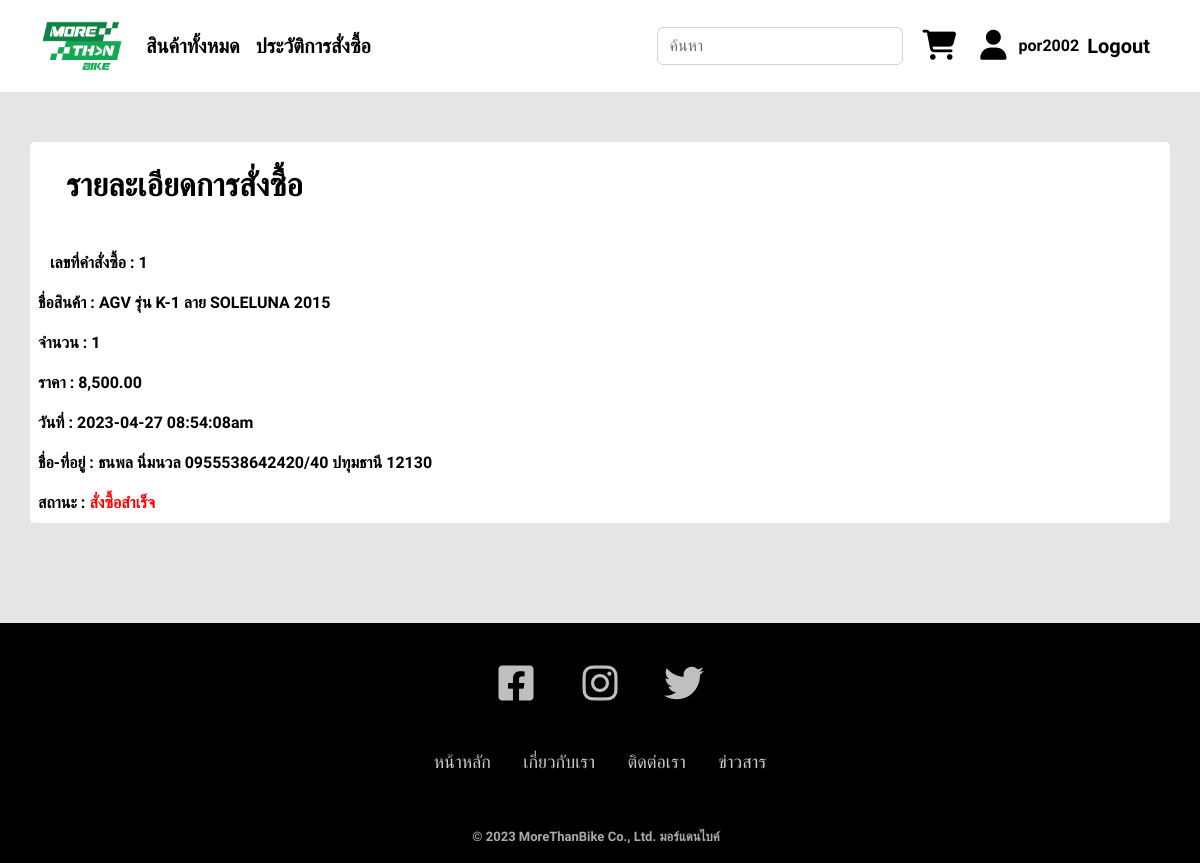
Before: /salecheck.php?idg=1 (signed in) with the older database file.
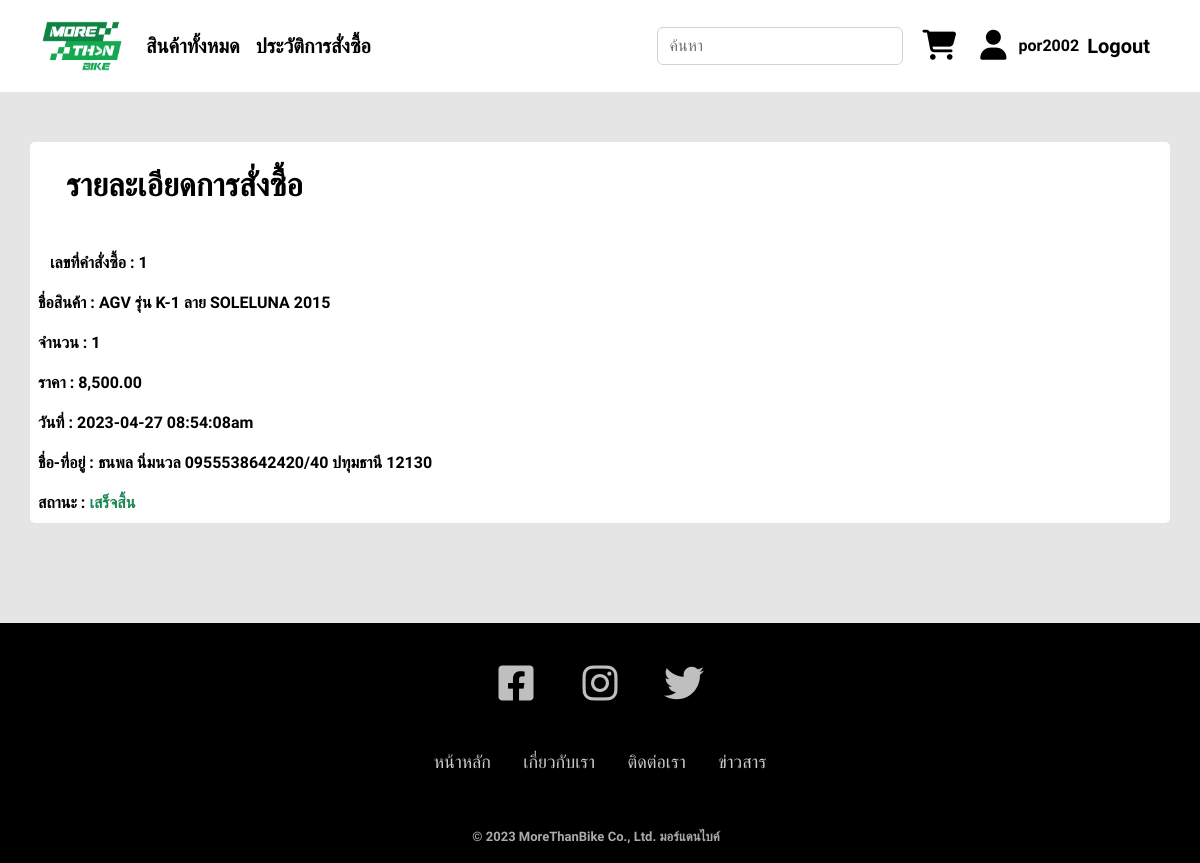
After: the same page with the newer database file.
### tables this page shows
CREATE TABLE "customerorder_product" (
	"copid"	INTEGER,
	"ProdID"	INTEGER,
	"quantity"	INTEGER,
	PRIMARY KEY("copid","ProdID")
);

CREATE TABLE "product" (
	"proid"	INTEGER,
	"name"	TEXT,
	"desc"	TEXT,
	"brand"	TEXT,
	"quantity"	INTEGER,
	"price"	REAL,
	"pic1"	TEXT,
	"pic2"	TEXT,
	"pic3"	TEXT,
	"pic4"	TEXT,
	PRIMARY KEY("proid")
);

CREATE TABLE "customerorder" (
	"coid"	INTEGER,
	"id"	INTEGER,
	"date"	TEXT,
	"namephone"	TEXT,
	"address"	TEXT,
	"status"	TEXT,
	PRIMARY KEY("coid")
);

### salecheck.php (the view, shortened to what this page needs)
<?php
require_once('components.php');
include('server.php');
?>
<html lang="en">
<head>
    <link href="https://cdn.jsdelivr.net/npm/bootstrap@5.2.2/dist/css/bootstrap.min.css" rel="stylesheet">
    <link rel="stylesheet" href="https://cdnjs.cloudflare.com/ajax/libs/font-awesome/6.2.0/css/all.min.css">
    <link rel="stylesheet" href="style/navbar.css">
    <link rel="stylesheet" href="style/footer.css">
    <link rel="stylesheet" href="style/lodraka.css">
</head>
<body>
    <?php navhead(); ?>
    <div class="container" style="background-color: white; border-radius: 5px; margin-bottom: 20px; margin-top: 50px;" id="con1">
        <div class="one">
            <h2 class="fw-bold p-4 text-black">รายละเอียดการสั่งซื้อ</h2>
            <?php
            if(isset($_GET['idg'])){
                $cate = $_GET['idg'];
                $sql11 = "SELECT * FROM customerorder";
                $ret11 = $db->query($sql11);
                $row11 = $ret11->fetchArray(SQLITE3_ASSOC);
                    $sql12 = "SELECT * FROM customerorder_product where copid = ".($cate)." ";
                    $ret12 = $db->query($sql12);
                    while($row12 = $ret12->fetchArray(SQLITE3_ASSOC)){
                        $sql13 = "SELECT * FROM product where proid = ".($row12['ProdID'])."";
                        $ret13 = $db->query($sql13);
                        echo '<p class="p-2 mb-0">เลขที่คำสั่งซื้อ : '.$cate.'</p>';
                        while($row13 = $ret13->fetchArray(SQLITE3_ASSOC)){
                            $orpirce = (int)$row13['price'];
                            $orqty = (int)$row12['quantity'];
                            echo '
                            <div class="row">
                                <p class="p-2 mb-0">ชื่อสินค้า : '.$row13['name'].'</p>
                                <p class="p-2 mb-0">จำนวน : '.$row12['quantity'].'</p>
                                <p class="p-2 mb-0">ราคา : '.number_format($orpirce * $orqty, 2).'</p>
                                <p class="p-2 mb-0">วันที่ : '.$row11['date'].'</p>
                                <p class="p-2 mb-0">ชื่อ-ที่อยู่ : '.$row11['namephone'].$row11['address'].'</p>
                                <p class="p-2 mb-0">สถานะ : <span class="status '.$row11['status'].'"> '.$row11['status'].' </span> </p>
                            </div>';
                        }
                    }
            }
            ?>
        </div>
    </div>
    <?php footer(); ?>
</body>
</html>

### components.php (shortened to what this page needs)
<?php
    function navhead(){
        if (isset($_SESSION['username'])) {
          $navh = '<nav class="navbar sticky-top bg-white">
          <div class="container">
              <nav class="navbar navbar-expand">
                  <a class="navbar-brand" href="index.php">
                      <img src="picture/logo.png" width="80" height="50">
                  </a>
                  <div class="collapse navbar-collapse">
                      <div class="navbar-nav">
                          <a class="nav-link" href="category.php?cat=all">สินค้าทั้งหมด</a>
                          <a class="nav-link" href="order.php">ประวัติการสั่งซื้อ</a>
                      </div>
                  </div>
              </nav>
              <nav class="navbar navbar-expand-right">
                  <form class="d-flex m-0" role="search" action="category.php" method="GET">
                      <input class="form-control me-2" type="search" placeholder="ค้นหา" aria-label="Search" id="boxsearch">
                  </form>
                  <button class="navbar-toggler" href="cart.php" type="button" data-bs-toggle="offcanvas" data-bs-target="#offcanvasNavbar" aria-controls="offcanvasNavbar">
                      <a href="cart.php"><i class="fa-solid fa-cart-shopping fa-xl"></i></a>
                  </button>
                  <button class="navbar-toggler" type="button" data-bs-toggle="offcanvas" data-bs-target="#offcanvasNavbar" aria-controls="offcanvasNavbar">
                      <a href="account.php"><i class="fa-solid fa-user fa-xl"></i></a>
                  </button>
                  <p class="text-black"> '.$_SESSION['username'].' </p> <a href="index.php?logout="1"" class="nav-link">Logout</a></p>
              </nav>
          </div>
      </nav>';
        }else {    $navh = '<nav class="navbar sticky-top bg-white">
            <div class="container">
                <nav class="navbar navbar-expand">
                    <a class="navbar-brand" href="index.php">
                        <img src="picture/logo.png" width="80" height="50">
                    </a>
                    <div class="collapse navbar-collapse">
                        <div class="navbar-nav">
                            <a class="nav-link" href="category.php?cat=all">สินค้าทั้งหมด</a>
                            <a class="nav-link" href="order.php">ประวัติการสั่งซื้อ</a>
                        </div>
                    </div>
                </nav>
                <nav class="navbar navbar-expand-right">
                    <form class="d-flex m-0" role="search" action="category.php" method="GET">
                        <input class="form-control me-2" type="text" name="search" placeholder="ค้นหา" aria-label="Search" id="boxsearch">
                    </form>
                    <button class="navbar-toggler" href="cart.php" type="button" data-bs-toggle="offcanvas" data-bs-target="#offcanvasNavbar" aria-controls="offcanvasNavbar">
                        <a href="cart.php"><i class="fa-solid fa-cart-shopping fa-xl"></i></a>
                    </button>
                    <button class="navbar-toggler" type="button" data-bs-toggle="offcanvas" data-bs-target="#offcanvasNavbar" aria-controls="offcanvasNavbar">
                        <a href="account.php"><i class="fa-solid fa-user fa-xl"></i></a>
                    </button>
                </nav>
            </div>
        </nav>';
        }
        echo $navh;
    }
    function footer() {
        $footer = '<div class="footer-basic pb-0">
        <footer>
            <div class="social">
                <a href="https://www.facebook.com/ITLadkrabang"><i class="fa-brands fa-square-facebook"></i></a>
                <a href="https://www.instagram.com/itladkrabang/"><i class="fa-brands fa-instagram"></i></a>
                <a href="https://www.youtube.com/watch?v=dQw4w9WgXcQ"><i class="fa-brands fa-twitter"></i></a>
            </div>
            <ul class="list-inline">
                <li class="list-inline-item"><a href="#">หน้าหลัก</a></li>
                <li class="list-inline-item"><a href="#">เกี่ยวกับเรา</a></li>
                <li class="list-inline-item"><a href="#">ติดต่อเรา</a></li>
                <li class="list-inline-item"><a href="#">ข่าวสาร</a></li>
            </ul>
            <p class="copyright mb-0 pb-3">© 2023 MoreThanBike Co., Ltd. มอร์แดนไบค์</p>
        </footer>
    </div>';
        echo $footer;
    }
?>

### style/navbar.css (style rules this page uses)
.nav-link { font-size: 20px; color: black; font-weight: 600; }
.fa-solid { color: black; }
.navbar-toggler { border: none; color: white; }
p { font-size: 16px; color: black; font-weight: 600; margin-top: 15px; margin-right: 8px; }

### style/footer.css (style rules this page uses)
.footer-basic { padding:40px 0; background-color:black; color:white; display: block; }
.footer-basic ul { padding:0; list-style:none; text-align:center; font-size:18px; line-height:1.6; margin-bottom:0; }
.footer-basic li { padding:0 10px; }
.footer-basic ul a { color:inherit; text-decoration:none; opacity:0.8; }
.footer-basic .social { text-align:center; padding-bottom:25px; }
.footer-basic .social > a { font-size:40px; width:40px; height:40px; line-height:40px; display:inline-block; text-align:center; border-radius:50%; margin:0 20px ; color:inherit; opacity:0.75; margin-bottom: 50px; color: white; }
.footer-basic .copyright { margin-top:50px; text-align:center; font-size:13px; color:#aaa; }
.list-inline { margin-top: -30; }
ul li a::after { content: ''; width: 0; height: 3px; background: #dc3760; position: absolute; left: 0; bottom: -6px; transition: 0.5s; }

### style/lodraka.css (style rules this page uses)
.one { border: 5px white; background-color: white; margin-top: 3px; margin-bottom: 100px; }

### salecheck.php (style rules this page uses)
body { background-color: #e5e5e5; font-family: 'Kanit', sans-serif; }
.status.เสร็จสิ้น { color: #198754; }
.status.สั่งซื้อสำเร็จ { color: red; }

Changed rows visible on the page:
changed customerorder "ธนพล นิ่มนวล 0955538642": status "สั่งซื้อสำเร็จ" → "เสร็จสิ้น"
